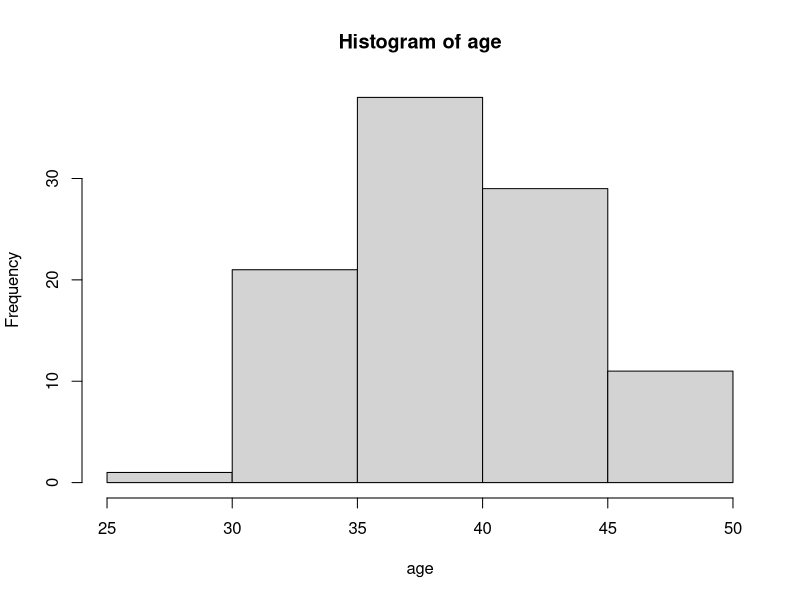
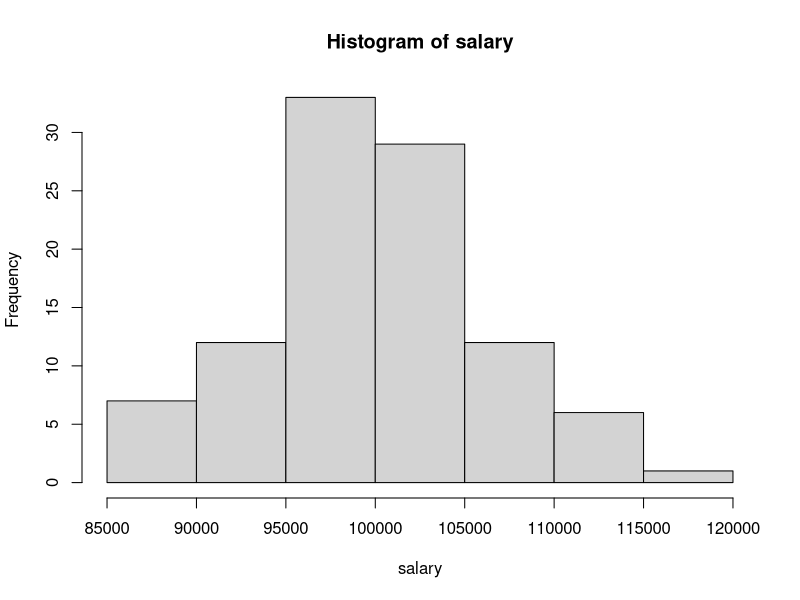

Write the R code that produced these figures, in order.
set.seed(100)
age <- rbinom(n = 100, size = 100, prob = .4)
hist(age)

set.seed(100)
salary <- rnorm(n = 100, mean = 100000, sd = 6000)
hist(salary)

dataframe <- data.frame(age, salary)

require(ggplot2)
age.hist <- ggplot(dataframe, aes(x=age)) + geom_histogram() + theme_minimal()
salary.hist <- ggplot(dataframe, aes(x=salary)) + geom_histogram() + theme_minimal()

set.seed(100)
age <- c(rbinom(1500, size = 100, prob = 0.8), rbinom(1500, size = 100, prob = 0.4))
salary <- c(rnorm(15000, mean = 1), rnorm(15000, mean = 1.5))
gender <- as.factor(c(rep(1, 1500), rep(2, 1500)))
dataframe <- data.frame(age, salary, gender)

p2 <-ggplot(dataframe, aes(x=xvar)) + 
  geom_histogram(aes(y = ..density..), color="black", fill=NA) +
  geom_density(color="blue")